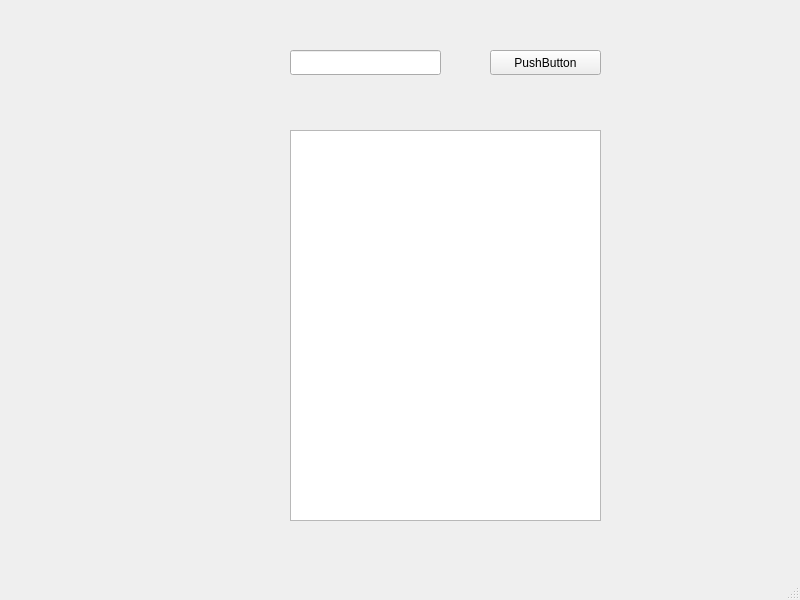
<?xml version="1.0" encoding="UTF-8"?>
<ui version="4.0">
 <class>MainWindow</class>
 <widget class="QMainWindow" name="MainWindow">
  <property name="geometry">
   <rect>
    <x>0</x>
    <y>0</y>
    <width>800</width>
    <height>600</height>
   </rect>
  </property>
  <property name="windowTitle">
   <string>MainWindow</string>
  </property>
  <widget class="QWidget" name="centralwidget">
   <widget class="QListWidget" name="listWidget">
    <property name="geometry">
     <rect>
      <x>290</x>
      <y>130</y>
      <width>311</width>
      <height>391</height>
     </rect>
    </property>
   </widget>
   <widget class="QLineEdit" name="lineEdit">
    <property name="geometry">
     <rect>
      <x>290</x>
      <y>50</y>
      <width>151</width>
      <height>25</height>
     </rect>
    </property>
   </widget>
   <widget class="QPushButton" name="pushButton">
    <property name="geometry">
     <rect>
      <x>490</x>
      <y>50</y>
      <width>111</width>
      <height>25</height>
     </rect>
    </property>
    <property name="text">
     <string>PushButton</string>
    </property>
   </widget>
  </widget>
  <widget class="QMenuBar" name="menubar">
   <property name="geometry">
    <rect>
     <x>0</x>
     <y>0</y>
     <width>800</width>
     <height>22</height>
    </rect>
   </property>
  </widget>
  <widget class="QStatusBar" name="statusbar"/>
 </widget>
 <resources/>
 <connections/>
</ui>
